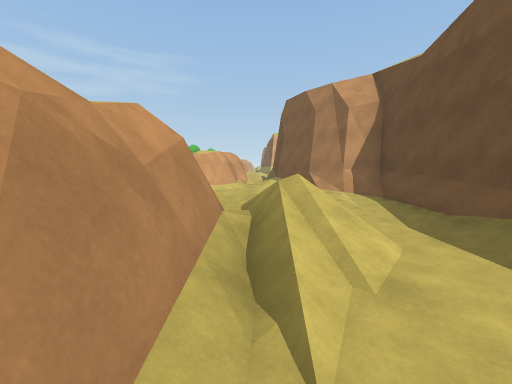
View 1 (above)

19 first-person views from a walk through a 3-D level made in the Unity game engine. The camera is 1.4 m above the floor, tilts 6° down and sees 90° across. The floor is counted in squares, 2 m on a side. Each view is taken from the middle of a square. On the plan, view 1 faces up. The plan holds only what a view shows up to about 9 squares ahead; the rest is blank. The place goes on beyond the plan. Some surface patterns are stand-ins.

View 2
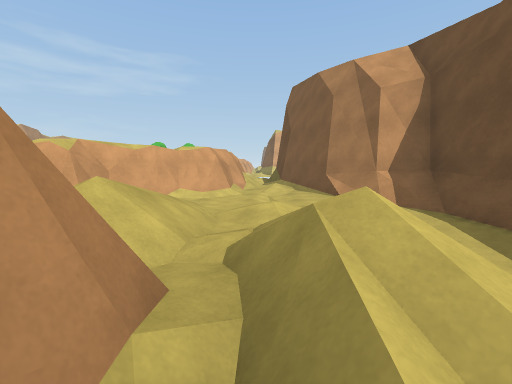

View 3
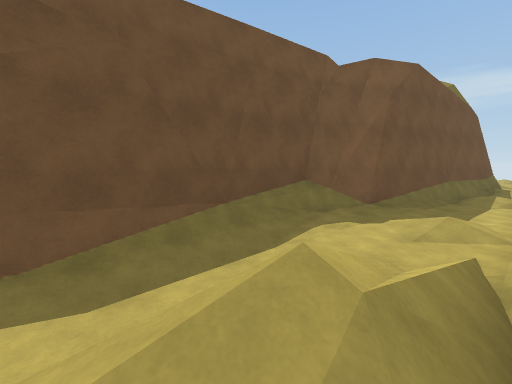

View 4
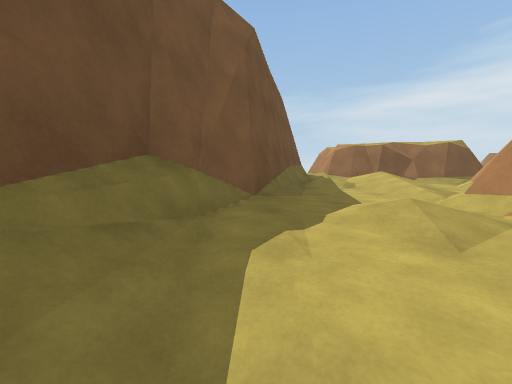

View 5
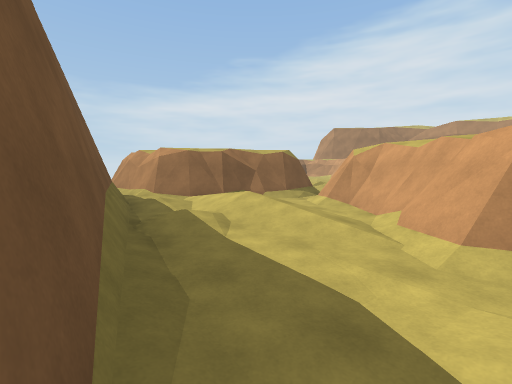

View 6
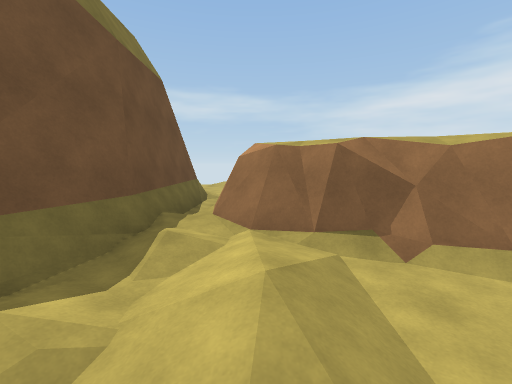

View 7
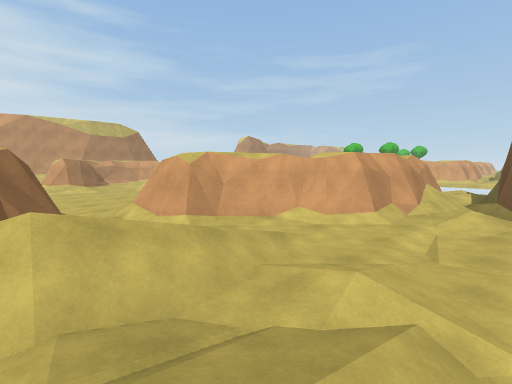

View 8
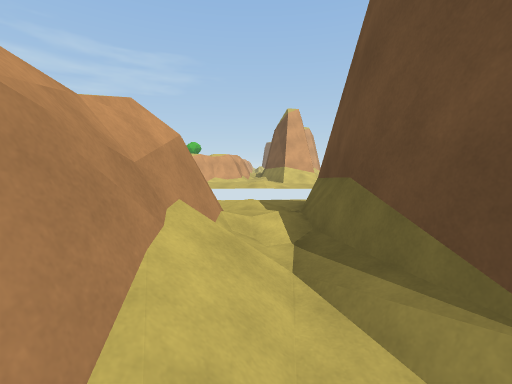

View 9
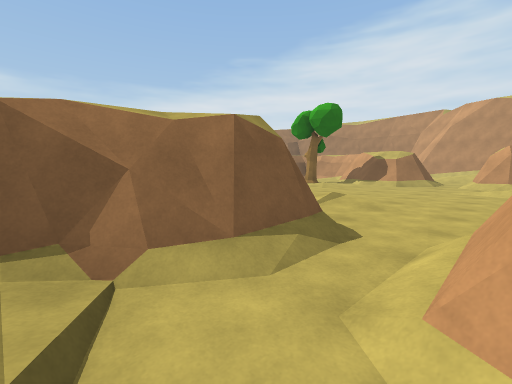

View 10
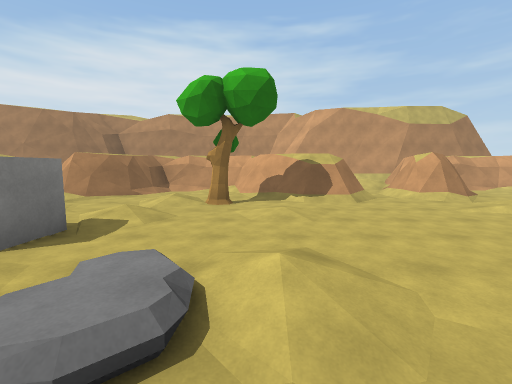

View 11
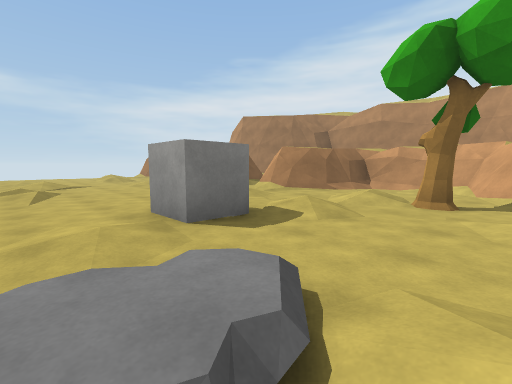

View 12
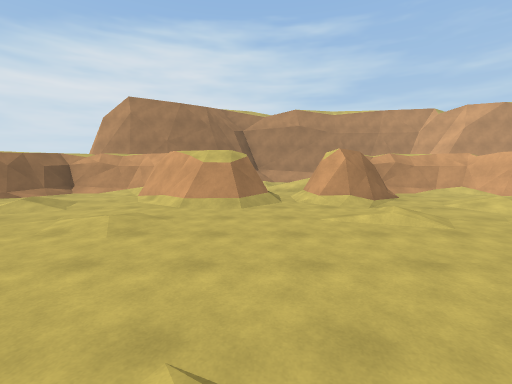

View 13
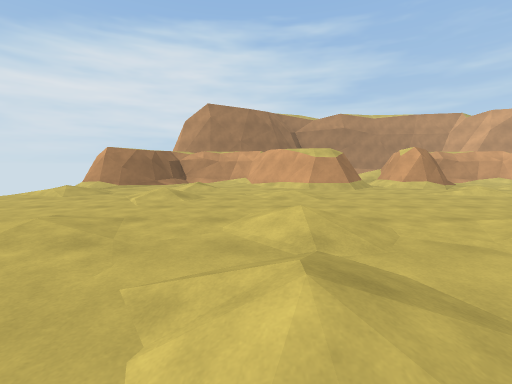

View 14
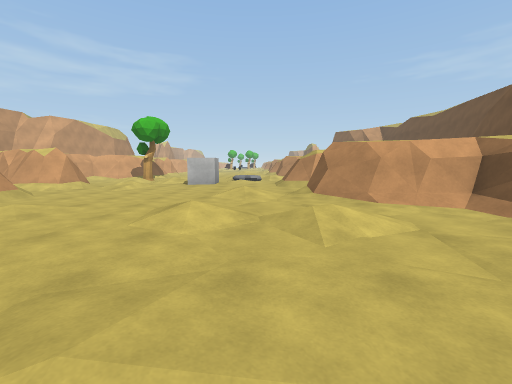

View 15
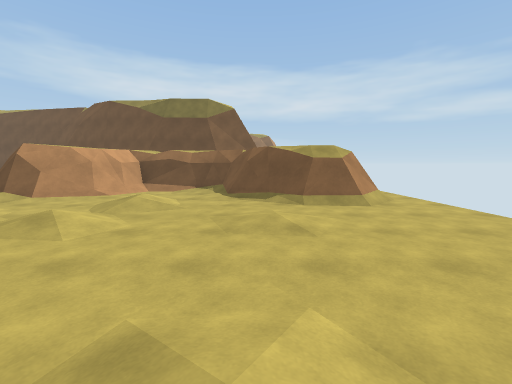

View 16
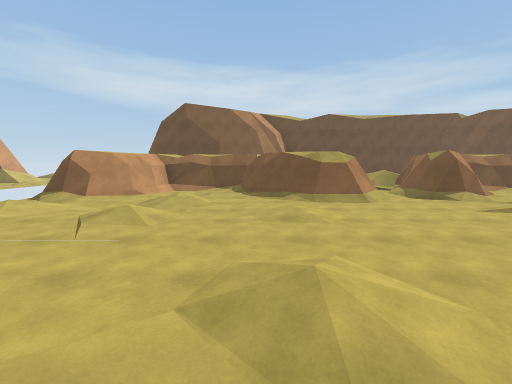

View 17
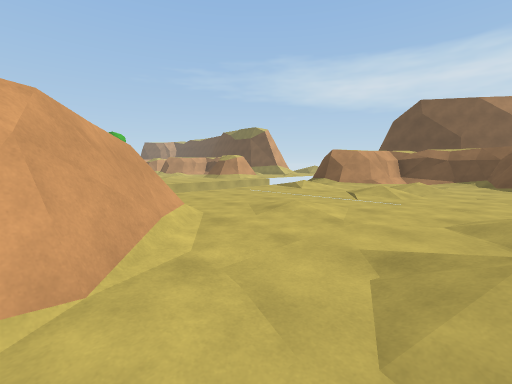

View 18
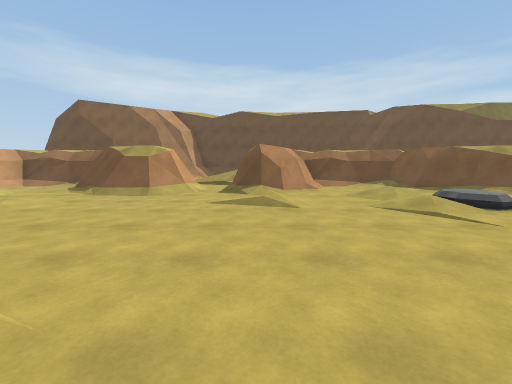

View 19
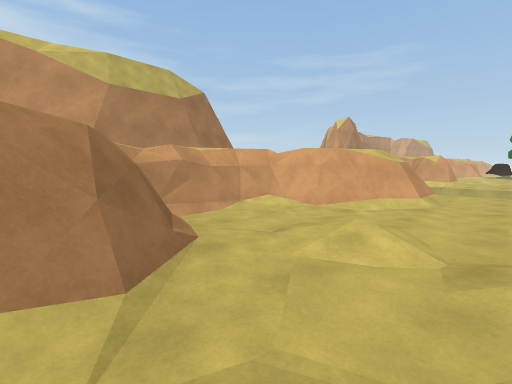

### Floor plan
Key: @ floor where view 1 was taken; # wall or solid block; x gap in a wall; . main floor; : floor 0.25 m higher than the main floor; - floor 0.25 m lower than the main floor; + floor 0.5 m higher than the main floor; / step, stairs or slope; = window, fence, low wall or low ledge; T tree; O other object.
Columns run from 15 left of view 1 to 4 right of it. Each row starts with its distance up from view 1.
 15                .=
 14     ....../#   :#
 13    #.......####:#
 12   ##.....-../##/#
 11  ##/....:.:--##/#
 10 ##.---...--..##.##
  9 ##-./-...../###..#
  8 ##..-...../###/..##
  7  ##/....../##..../#
  6  ###.:..../##.//..#
  5   ##.......=#//.//#
  4    #.......###////##
  3    #.......####=///#
  2   ##.....--./##////#
  1  ##.....:-:--##..-##
  0  #.-T-..//-..##@..#
 -1  #-.:....../###../#
 -2  #/.--.O../###/.-##
 -3  ###....../##.:..#
 -4  ###.......##.+/##
 -5   ==.......x/.+.#
 -6   ##.....:.####:#
 -7    #.....-.####/#
 -8   ##.....-...##.#
 -9  ##--....-/--##.#
-10  #--.-...--./##.#
-11  #-./......####.#
-12  ##.--....##   .=
-13   ##......##
-14    #... ....

Where each view was taken, in squares from view 1:
view 1: 0 up, 0 right, facing up
view 2: 2 up, 0 right, facing up
view 3: 4 up, 0 right, facing down-right
view 4: 2 up, 2 right, facing down
view 5: 1 down, 2 right, facing down-left
view 6: 3 down, 1 left, facing down
view 7: 4 up, 1 right, facing up-left
view 8: 10 up, 0 right, facing up
view 9: 6 up, 2 left, facing down-left
view 10: 1 up, 5 left, facing left
view 11: 1 up, 6 left, facing down-left
view 12: 6 down, 6 left, facing left
view 13: 9 down, 4 left, facing left
view 14: 12 down, 6 left, facing up
view 15: 11 down, 10 left, facing right
view 16: 9 up, 11 left, facing right
view 17: 9 up, 13 left, facing up-right
view 18: 4 up, 11 left, facing right
view 19: 6 up, 10 left, facing up-left
